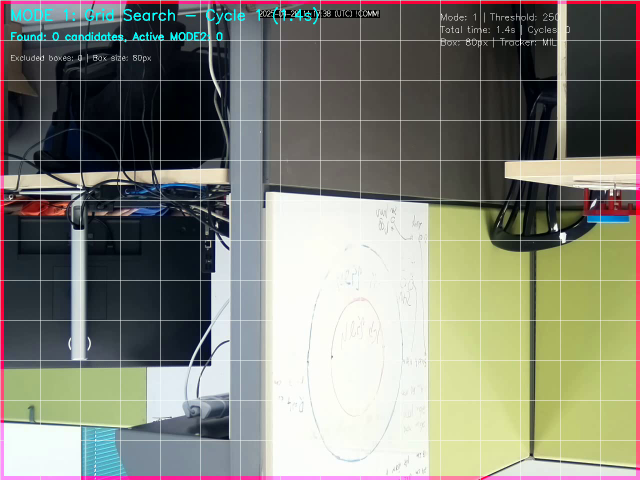
#> input picture frame 12 of led_tracking_parallel_1757329510.mp4, 1280 x 960 px, given in place of  - לבן - 80 מטר - כיסוי שחור מאחור - הזזת מצלמה -  Trim1.mp4, which was not available (shown at 1/2 size)
$ jupyter execute LED_Tracking_SAGI.ipynb   (text cells are left out)
#> lines starting #> are read from the running program, lines starting #| are printed output that depends on the picture; after the words box and inside, x2 and y2 are one past the last pixel; in counts of white or black regions, pixels touching at a corner belong together; pictures that were not available may be replaced by others from this repository, and a replacement may not be noted
[cell 1]
import cv2
import numpy as np
from scipy.signal import find_peaks

# Open the video file
cap = cv2.VideoCapture(r"C:\Users\thaim\Videos\לדים מהבהבים 80 מטר\לדים מהבהבים - לבן - 80 מטר - כיסוי שחור מאחור - הזזת מצלמה -  Trim1.mp4")
# PARAMS & DEFINITIONS
img_counter = 0
fps = 25
calc_length = 60
T = 0
Led_freq = 4.58
Box_size = 50  # Adjusted box size for better precision
freq_counter_th = 5
freq_th = 0.7
Mode = 1
max_history_length = 30
pixel_count_idx = 0
P = []
freq = []
freq_history = []
frame_count = 0  # To track how many frames we've processed so far

# Get frame parameters
frameCount = int(cap.get(cv2.CAP_PROP_FRAME_COUNT))
frameWidth = int(cap.get(cv2.CAP_PROP_FRAME_WIDTH))
frameHeight = int(cap.get(cv2.CAP_PROP_FRAME_HEIGHT))

# Video writer setup (if needed for saving)
fourcc = cv2.VideoWriter_fourcc(*'MP4V')

# Calculate grid size
WI = int(frameWidth / Box_size)
HE = int(frameHeight / Box_size)

# Initialize necessary buffers and counters
pixel_count_buff = np.zeros(calc_length)
freq_counter = np.zeros((HE, WI))
fourier_buff = np.zeros((calc_length, HE, WI))

# Initialize tracker
tracker = cv2.TrackerMIL_create()

while True:
    ret, frame = cap.read()
#> frame is the input picture: shape (960, 1280, 3); mean B, G, R 119.3, 130.6, 129.5
    if not ret:
        print("End of video or error reading frame.")
        break

    # Increment the frame count
    frame_count += 1

    # Convert frame to grayscale
    img = cv2.cvtColor(frame, cv2.COLOR_BGR2GRAY)
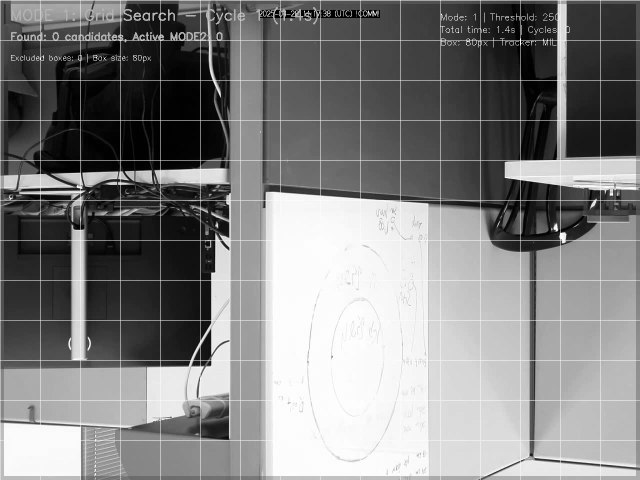
#> img: shape (960, 1280) (shown at 1/2 size); min 0, max 255, mean 129

    # Apply binary threshold
    _, B2 = cv2.threshold(img, 230, 255, cv2.THRESH_BINARY)  # Lowered threshold for better detection
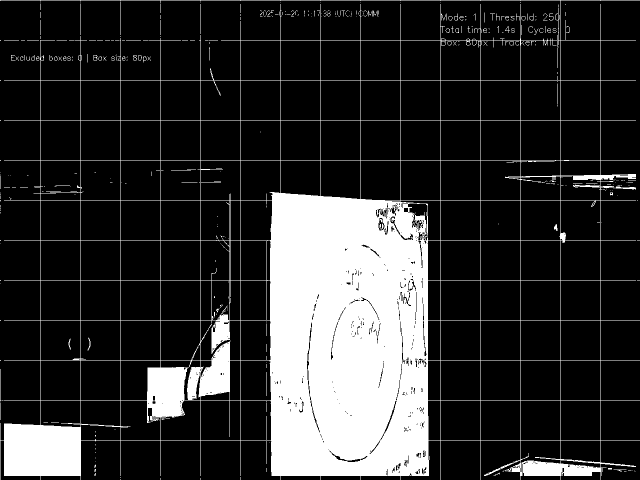
#> B2: shape (960, 1280) (shown at 1/2 size); 19.3% white; 397 white regions (313 under 20 px), largest, box (x1, y1, x2, y2) and area: (0, 0, 1280, 960) 232529, (1231, 373, 1272, 379) 138, (0, 738, 3, 803) 67

    # Apply dilation
    B3 = cv2.dilate(B2, np.ones((4, 4), np.uint8), iterations=3)  # Same dilation for noise reduction
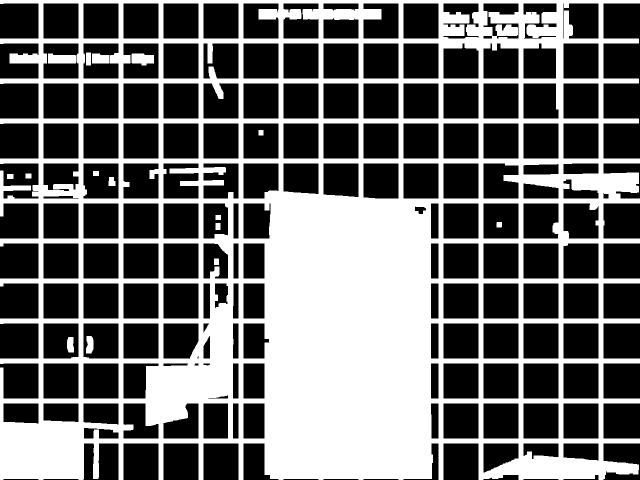
#> B3: shape (960, 1280) (shown at 1/2 size); 41.4% white; 16 white regions, largest, box (x1, y1, x2, y2) and area: (0, 0, 1280, 960) 504272, (96, 107, 152, 127) 981, (263, 107, 308, 131) 880

    # Store the sum of white pixels for frequency analysis
    freq.append(np.sum(B2))

    # **STEP 3: Skip all processing until we have 60 frames**
    if frame_count < calc_length:
        # Update the buffer but skip FFT and image processing
        for h in range(HE):
            for w in range(WI):
                b2 = B2[h * Box_size:h * Box_size + Box_size, w * Box_size:w * Box_size + Box_size]
                fourier_buff[:, h, w] = np.roll(fourier_buff[:, h, w], -1)
                fourier_buff[0, h, w] = np.sum(b2)

        continue  # Skip to the next frame until we have 60 frames
    Mode = 2
    # Once we have accumulated 60 frames, continue with regular processing
    if Mode == 1:
        # Loop through grid cells
        for h in range(HE):
            for w in range(WI):
                # Get current block in the grid
                b2 = B2[h * Box_size:h * Box_size + Box_size, w * Box_size:w * Box_size + Box_size]
                b3 = B3[h * Box_size:h * Box_size + Box_size, w * Box_size:w * Box_size + Box_size]

                # Shift and update the Fourier buffer using np.roll
                fourier_buff[:, h, w] = np.roll(fourier_buff[:, h, w], -1)
                fourier_buff[0, h, w] = np.sum(b2)

                # Subtract the mean and apply FFT
                func = fourier_buff[:, h, w] - np.mean(fourier_buff[:, h, w])
                fftx = np.abs(np.fft.rfft(func))[3:]  # Start from 3 to skip low frequencies
                f_axis = np.linspace(0, fps / 2, len(fftx) + 3)[3:]

                # Find peaks in the FFT
                peaks, _ = find_peaks(fftx, height=np.max(fftx) * 0.5)  # Reduce peak sensitivity

                # Determine the dominant frequency (if any)
                if len(peaks) > 0 and fftx[peaks[0]] > 4 * np.median(fftx):
                    T = f_axis[peaks[0]]
                else:
                    T = 0

                # Draw rectangles around each grid cell
                cv2.rectangle(frame, (w * Box_size, h * Box_size), (w * Box_size + Box_size, h * Box_size + Box_size), (0, 0, 255), 2)

                # If frequency matches LED frequency
                if np.abs(T - Led_freq) < freq_th:
                    freq_counter[h, w] += 1
                    if freq_counter[h, w] > freq_counter_th:
                        contours, _ = cv2.findContours(b3, cv2.RETR_EXTERNAL, cv2.CHAIN_APPROX_SIMPLE)
                        if contours:
                            c = max(contours, key=cv2.contourArea)
                            top_point = (np.min(c[:, :, 0]) + w * Box_size, np.min(c[:, :, 1]) + h * Box_size)
                            bottom_point = (np.max(c[:, :, 0]) + w * Box_size, np.max(c[:, :, 1]) + h * Box_size)
                            bbox = (top_point[0], top_point[1], bottom_point[0] - top_point[0], bottom_point[1] - top_point[1])

                            # Initialize the tracker
                            tracker.init(frame, bbox)
                            Mode = 2
                            freq_counter[h, w] = 0

                            # BREAK OUT OF BOTH LOOPS ONCE TRACKING STARTS
                            break  # Break out of inner loop
            if Mode == 2:
                break  # Break out of outer loop

    elif Mode == 2:
        # Tracking mode
        success, bbox = tracker.update(frame)
        if success:
            x, y, w, h = [int(v) for v in bbox]
            cv2.rectangle(frame, (x, y), (x + w, y + h), (0, 255, 0), 2)

            # Count non-zero pixels inside the current bounding box
            roi_binary = B2[y:y + h, x:x + w]
            non_zero_pixel_count = cv2.countNonZero(roi_binary)

            # Update pixel count buffer (shift and update)
            pixel_count_buff = np.roll(pixel_count_buff, -1)
            pixel_count_buff[-1] = non_zero_pixel_count

            # Perform FFT on the pixel count buffer to detect object frequency
            pixel_count_fft = np.abs(np.fft.rfft(pixel_count_buff - np.mean(pixel_count_buff)))[1:]
            f_axis = np.linspace(0, fps / 2, len(pixel_count_fft) + 1)[1:]

            # Find peaks in the FFT to detect the dominant frequency
            peaks, _ = find_peaks(pixel_count_fft, height=np.max(pixel_count_fft))

            if len(peaks) > 0 and pixel_count_fft[peaks[0]] > 4 * np.median(pixel_count_fft):
                detected_freq = f_axis[peaks[0]]
            else:
                detected_freq = 0

            # Update frequency history
            freq_history.append(detected_freq)
            if len(freq_history) > max_history_length:
                freq_history.pop(0)

            mean_freq = np.mean(freq_history)
            std_freq = np.std(freq_history)

            # Check if detected frequency is outside historical range
            if abs(detected_freq - mean_freq) > (2 * std_freq + freq_th) :
                print(f"Frequency {detected_freq:.2f} Hz deviates from mean {mean_freq:.2f} Hz with std {std_freq:.2f}. Switching back to Mode 1.")
                Mode = 1
                tracker = cv2.TrackerMIL.create()  # Reinitialize the tracker if necessary
                freq_history = []

            # Display the tracking information
            cv2.putText(frame, f'Pixels > 0: {int(non_zero_pixel_count)}', (x, y - 30), cv2.FONT_HERSHEY_SIMPLEX, 0.5, (255, 255, 255), 2)
            cv2.putText(frame, f'Freq: {detected_freq:.2f} Hz', (x, y - 50), cv2.FONT_HERSHEY_SIMPLEX, 0.5, (255, 255, 255), 2)
            cv2.putText(frame, f'Mean Freq: {mean_freq:.2f} Hz', (x, y - 70), cv2.FONT_HERSHEY_SIMPLEX, 0.5, (255, 255, 255), 2)
        else:
            Mode = 1
            tracker = cv2.TrackerMIL.create()  # Reinitialize the tracker if necessary

    # Show the processed binary image (B3) or frame
    cv2.imshow("preview", frame)  # Or cv2.imshow("preview", frame) if you want the full frame

    # Handle keypress
    k = cv2.waitKey(30)
    if k == 27 or k == ord('q'):  # ESC or 'q' to quit
        break

# Cleanup
cap.release()
cv2.destroyAllWindows()

$ run again, starting later in the video
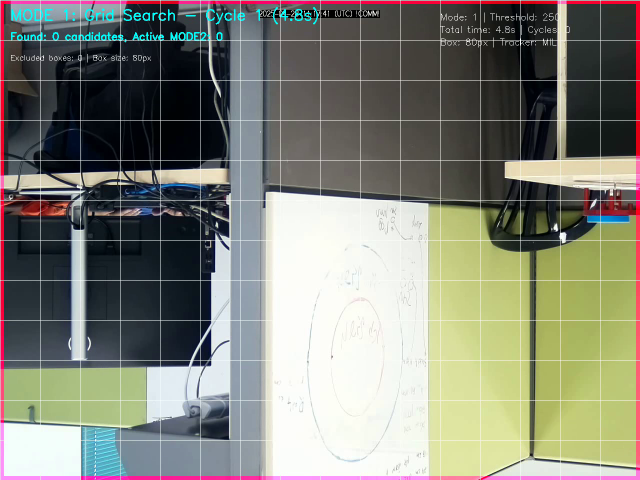
#> input picture frame 56 of led_tracking_parallel_1757329510.mp4, 1280 x 960 px, given in place of  - לבן - 80 מטר - כיסוי שחור מאחור - הזזת מצלמה -  Trim1.mp4, which was not available (shown at 1/2 size)
#> frame is the input picture: shape (960, 1280, 3); mean B, G, R 119.5, 130.7, 129.4
#> `_, B2 = cv2.threshold(img, 230, 255, cv2.THRESH_BINARY)`:
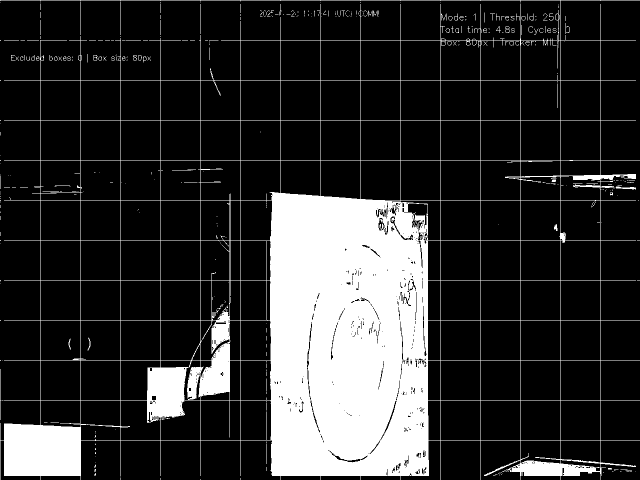
#> B2: shape (960, 1280) (shown at 1/2 size); 19.3% white; 400 white regions (322 under 20 px), largest, box (x1, y1, x2, y2) and area: (0, 0, 1280, 960) 232288, (1231, 373, 1272, 379) 135, (0, 738, 3, 840) 104
#> `B3 = cv2.dilate(B2, np.ones((4, 4), np.uint8), iterations=3)`:
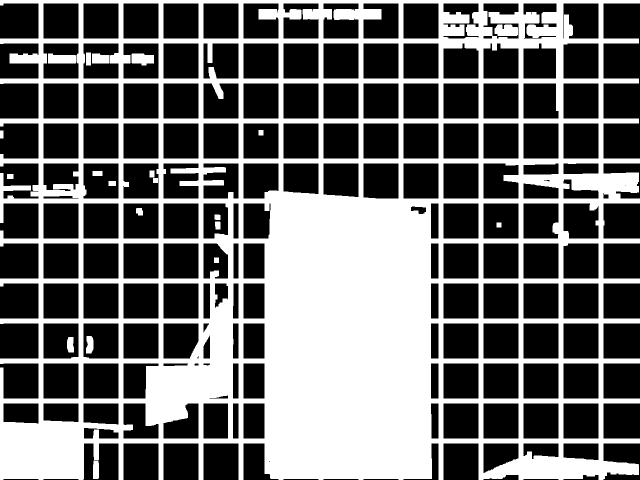
#> B3: shape (960, 1280) (shown at 1/2 size); 41.4% white; 21 white regions, largest, box (x1, y1, x2, y2) and area: (0, 0, 1280, 960) 502530, (96, 107, 152, 127) 981, (989, 49, 1036, 72) 937

$ run again, starting later in the video
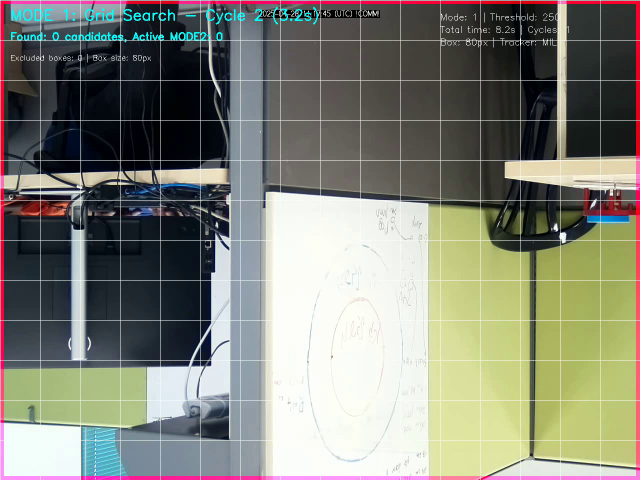
#> input picture frame 100 of led_tracking_parallel_1757329510.mp4, 1280 x 960 px, given in place of  - לבן - 80 מטר - כיסוי שחור מאחור - הזזת מצלמה -  Trim1.mp4, which was not available (shown at 1/2 size)
#> frame is the input picture: shape (960, 1280, 3); mean B, G, R 119.4, 130.6, 129.4
#> `_, B2 = cv2.threshold(img, 230, 255, cv2.THRESH_BINARY)`:
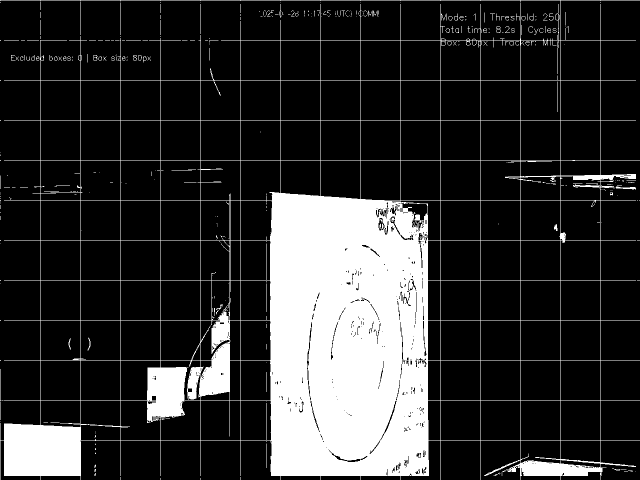
#> B2: shape (960, 1280) (shown at 1/2 size); 19.3% white; 386 white regions (304 under 20 px), largest, box (x1, y1, x2, y2) and area: (0, 0, 1280, 960) 232587, (1231, 373, 1272, 379) 133, (0, 738, 3, 803) 67
#> `B3 = cv2.dilate(B2, np.ones((4, 4), np.uint8), iterations=3)`:
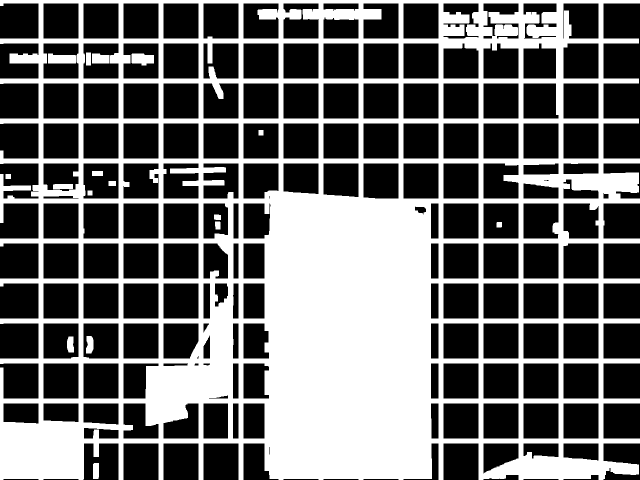
#> B3: shape (960, 1280) (shown at 1/2 size); 41.4% white; 17 white regions, largest, box (x1, y1, x2, y2) and area: (0, 0, 1280, 960) 503123, (96, 107, 152, 127) 981, (263, 107, 308, 131) 880
